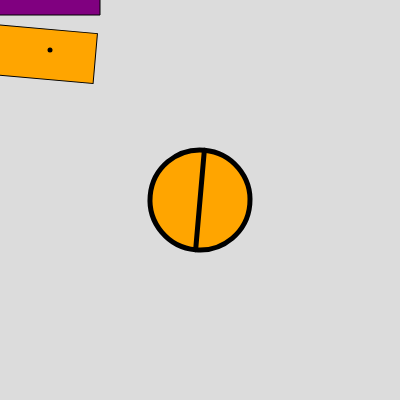
Frame 1 (no input)
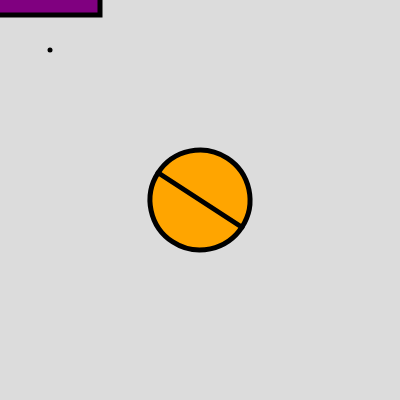
Frame 60 (no input)
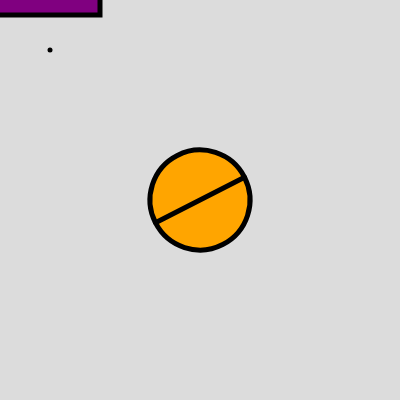
Frame 120 (the mouse pressed at the canvas centre since frame 60)

The p5.js sketch that drew these frames (run headless with seeded random() and noise() and a simulated clock; from frame 60 on, the mouse is pressed at the canvas centre):

// p5.js sketch
// ── sketch.js
let angle=5
function setup() {
  createCanvas(400, 400);
  rectMode(CENTER);
  //voglio esprimere tutti gli angoli in gradi centigradi
  angleMode(DEGREES);
}

function draw() {
  background(220);
  push()
  strokeWeight(1);
  fill("orange");
  rotate(angle);
  rect(50,50,100,50);
  pop();
  //degree, radians
  fill("purple");
  rect(0,0,200,30);
  strokeWeight(5);
  point(50,50);
  //cambiare anchor point
  //traslare prima
  push();
  translate(200,200);
  rotate(angle);
  fill("orange");
  circle(0,0,100);
  line(0,-50,0,50);
  pop();
  angle=angle+2;
}
